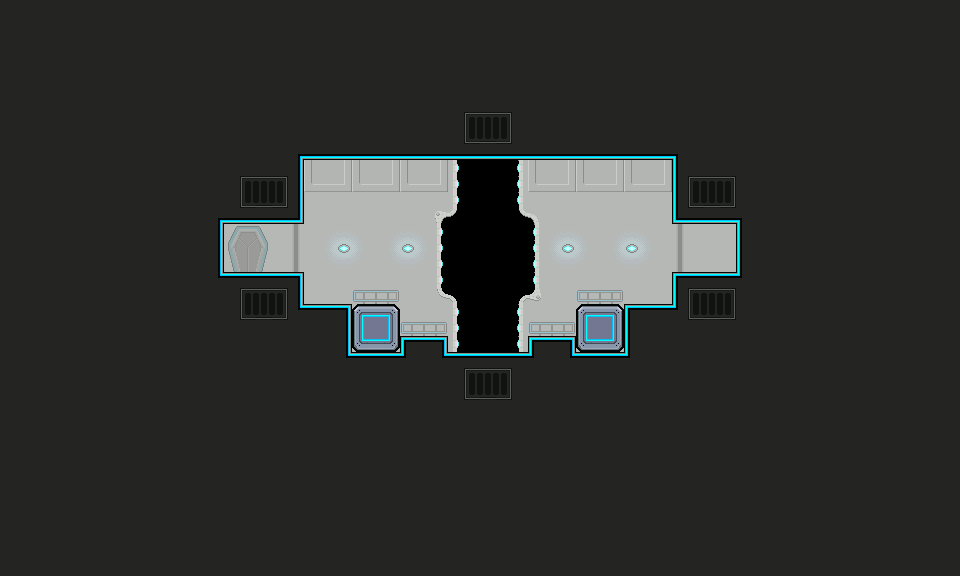

Tiled map render using the project's own tile images. Description and the map definition, with tile-layer contents summarised, below:
An orthogonal 60x36 tile map with 16x16 px tiles, 1 tile layer (Tile Layer 1), 2 tilesets and 9 objects (script_TheAwakening, script_IsaacPre).

<map version="1.0" orientation="orthogonal" renderorder="right-down" width="60" height="36" tilewidth="16" tileheight="16">
 <tileset firstgid="1" source="main.tsx" />
 <tileset firstgid="501" source="objects.tsx" />
 <layer name="Tile Layer 1" width="60" height="36">
  <data>[2160 cells, 2160 non-empty, 68 distinct tile ids]</data>
 </layer>
 <objectgroup name="Object Layer 1">
  <object gid="505" x="456" y="368" />
  <object gid="506" x="380.75" y="355.25" />
  <object gid="506" x="530.833" y="354.917" />
  <object gid="506" x="584" y="324" />
  <object gid="506" x="343.636" y="323.614" />
  <object gid="501" x="216.5" y="281" />
  <object gid="504" x="679.5" y="280" />
  <object name="script_TheAwakening" x="483.955" y="151.212" width="26" height="208.5" />
  <object name="script_IsaacPre" x="337" y="176" width="79" height="72" />
 </objectgroup>
</map>
